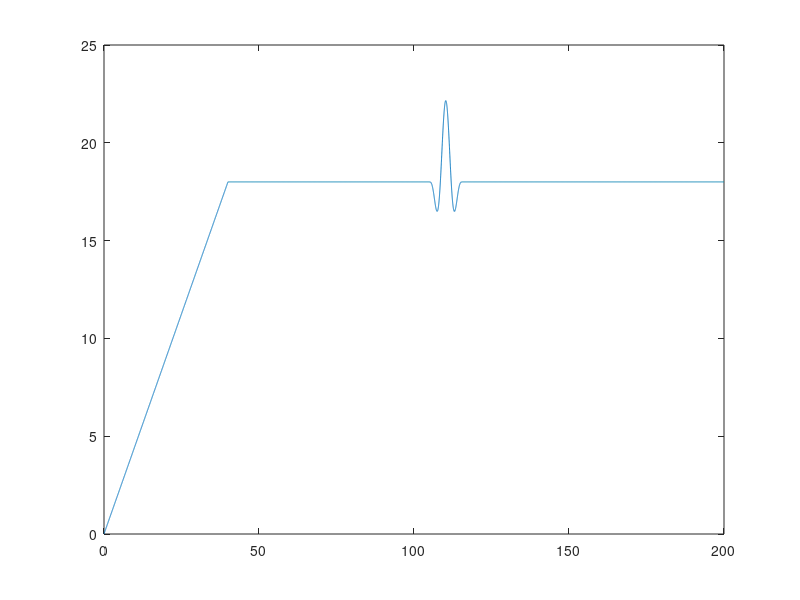

Write the MATLAB code that produced this figure. (Note: this script raises an error after producing the figure.)
clear all;
close all;
clc;

%%
FileName = 'EOG_URef_18_DTUWEC';

%% Preprocessing
% time
T           = 200;                   % [s]   simulation length
dt          = 1/80;               	% [s]   simulation time step

% wind
V_hub       = 18;                   % [m/s] mean wind speed at hub height 
T_gust      = 10.5;                 % [s]   length of EOG
t_start     = 105;                   % [s]   time when EOG should start
V_ref       = 50;                   % [m/s] reference wind speed average over 10 min
I_ref       = 0.14;                 % [-]   expected value of the turbulence intensity at 15 m/s
D           = 240;                  % [m]   rotor diameter

% calculation of wind signals
t           = 0:dt:T-dt;

% Longitudinal scale parameter at hub height (assuming hub height >60 m)
lambda1     = 42;

% Extreme Operational Gust (EOG) definition
sigma1      = I_ref * (0.75*V_hub + 5.6);
V_e50     	= 1.4*V_ref;
V_e1      	= 0.8*V_e50;
V_gust      = min([1.35*(V_e1-V_hub), 3.3*(sigma1/(1+0.1*D/lambda1))]);

% EOG wind speed vector
u           = zeros(1, length(t));
for iTimeStep = 1:length(t)
    if (t(iTimeStep) >= t_start) && (t(iTimeStep) <= t_start+T_gust)
        t_EOG           = t(iTimeStep) - t_start;
        u(iTimeStep)    = V_hub-0.37*V_gust*sin(3*pi*t_EOG/T_gust)*(1-cos(2*pi*t_EOG/T_gust));
    else
        u(iTimeStep)    = V_hub;
    end
end

% ramp up
for iTimeStep = 1:40/dt
    u(iTimeStep) = (V_hub)/(40/dt)*iTimeStep;
end


figure()
plot(t,u)


% Some variables required in the Type 4 wind: Bladed style
HubHeight   = 150;
dy          = 150;
dz          = 150;
Ny          = 3;
Nz          = 3;
URef        = V_hub;
zOffset     = HubHeight;
z0          = 0.1;          % the rougthness length, not really used


SummVars(1) = HubHeight;    % HubHeight
SummVars(3) = URef;

velocity    = zeros(max(size(t)),3,Ny,Nz);
% prepare to write out
for iy = 1:Ny
    for iz = 1:Nz
        velocity(:,1,iy,iz) = u;
    end
end

% here we use std u for v and w components, to avoid dividing by zero
SummVars(4) = std(squeeze(velocity(:,1,1,1)))/URef*100;
SummVars(5) = std(squeeze(velocity(:,1,1,1)))/URef*100;
SummVars(6) = std(squeeze(velocity(:,1,1,1)))/URef*100;

disp('Exporting rotor plane wind field as ".wnd" binary files...')
% write the .wnd
WriteBLgrid([FileName '.wnd'], velocity, dy, dz, dt, zOffset, z0, SummVars)

% Now write a sum file
fileID    = fopen([FileName '.sum'],'w');
fprintf(fileID,'This summary file is not complete it only contains required information for the OpenFAST');
fprintf(fileID,'\n');
fprintf(fileID,'F        Clockwise rotation when looking downwind?\n');
fprintf(fileID,[num2str(SummVars(1)) '  Hub height [m] \n']);
fprintf(fileID,['UBar   =  ' num2str(SummVars(3)) ' m/s \n']);
fprintf(fileID,['TI(u)  =  ' num2str(SummVars(4)) ' %%\n']);
fprintf(fileID,['TI(v)  =  ' num2str(SummVars(5)) ' %%\n']);
fprintf(fileID,['TI(w)  =  ' num2str(SummVars(6)) ' %%\n']);
fprintf(fileID,['Height Offset =  ' num2str(0) ' m\n']);
fprintf(fileID,'Creating a PERIODIC output file.');
fclose(fileID);

